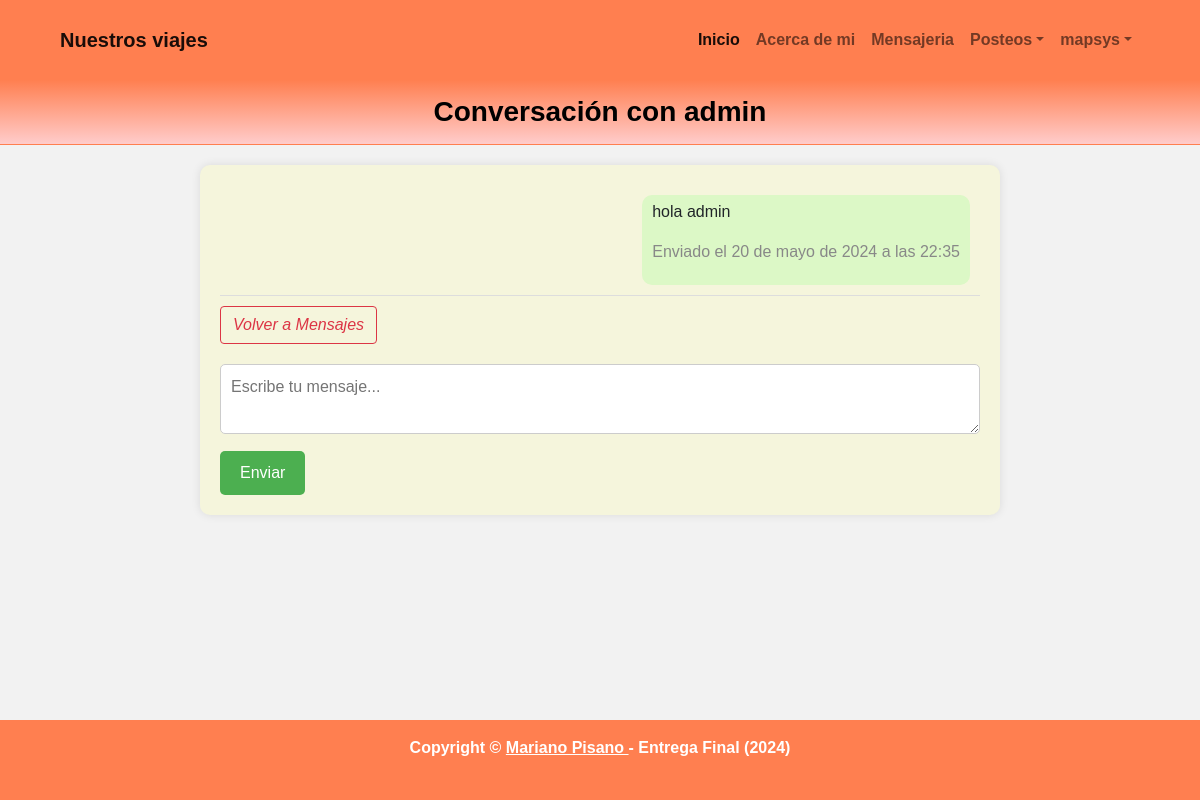
Page /mensajes/ver_intercambio/14/ (signed in) on the committed database.
### mensajes/models.py (models this page shows)
class Intercambio(models.Model):
    user_1    = models.ForeignKey(User, on_delete=models.CASCADE, related_name='user_1')
    user_2    = models.ForeignKey(User, on_delete=models.CASCADE, related_name='user_2')
    fecha_creacion = models.DateField(auto_now=False, auto_now_add=True)

class Mensaje(models.Model):
    chat       = models.ForeignKey(Intercambio, on_delete=models.CASCADE)
    de_user    = models.ForeignKey(User, on_delete=models.CASCADE, null=True)
    mensaje  = models.CharField(max_length=255)
    fecha_hora_enviado = models.DateTimeField(auto_now_add=True, auto_now=False)
    leido = models.BooleanField(default=False)
    fecha_hora_leido = models.DateTimeField(null=True, blank=True)

### mensajes/views.py (the view)
# urls.py: path("ver_intercambio/<int:intercambio_id>/", views.detalle_conversacion, name="detalle_conversacion"),
@login_required
def detalle_conversacion(request, intercambio_id):
    intercambio = get_object_or_404(Intercambio, id=intercambio_id)
    mensajes = Mensaje.objects.filter(chat=intercambio).order_by('fecha_hora_enviado')
    return render(request, 'mensajes/detalle_conversacion.html', {'intercambio': intercambio, 'mensajes': mensajes})

### mensajes/templates/mensajes/detalle_conversacion.html (shortened to what this page needs)
{% extends 'core/base.html' %}
{% block bloque_sub_header %}
    {% if request.user == intercambio.user_1 %}
        <h3 class="post-subtitle">
            {% if intercambio.user_2.get_full_name %}
                Conversación con {{ intercambio.user_2.get_full_name }} ({{ intercambio.user_2.username }})
            {% else %}
                Conversación con {{ intercambio.user_2.username }}
            {% endif %}
        </h3>
    {% endif %}
{% endblock bloque_sub_header %}
{% block bloque_contenido %}
<div class="detalle-conversacion">
    {% for mensaje in mensajes %}
    <div class="mensaje {% if mensaje.de_user == request.user %}enviado{% else %}recibido{% endif %}">
        <div class="contenido">
            <p>{{ mensaje.mensaje }}</p>
            <p class="fecha_hora">Enviado el {{ mensaje.fecha_hora_enviado }}</p>
        </div>
    </div>
    {% endfor %}
    <a href="{% url 'mensajes:home' %}" class="btn btn-outline-danger fst-italic">Volver a Mensajes</a>
    <div class="nuevo-mensaje">
        <form id="form-nuevo-mensaje" method="post" action="{% url 'mensajes:nuevo_mensaje' intercambio.id %}">
            <textarea id="textarea-nuevo-mensaje" name="mensaje" placeholder="Escribe tu mensaje..." required></textarea>
            <button type="submit">Enviar</button>
        </form>
    </div>
</div>
{% endblock bloque_contenido %}

### core/templates/core/base.html (shortened to what this page needs)
{% load static %}
<!DOCTYPE html>
<html lang="en">
<head>
    {% load static %}
    <link rel="stylesheet"
          href="https://cdn.jsdelivr.net/npm/bootstrap-icons@1.9.1/font/bootstrap-icons.css">
    <link href="{% static 'css/styles.css' %}" rel="stylesheet" />
</head>
<body>
{% load static %}
<nav style="background-color: coral;
            color: black;
            font-weight: bold;
            height: 80px"
     class="navbar navbar-expand-lg navbar-light ">
  <div class="container-fluid">
    <a class="navbar-brand px-5 " href="{% url 'core:home' %}">Nuestros viajes</a>
    <div class="collapse navbar-collapse me-5" id="navbarSupportedContent">
      <ul class="navbar-nav ms-auto py-4 py-lg-0">
        <li class="nav-item">
          <a class="nav-link active"
             aria-current="page"
             href="{% url 'core:home' %}">Inicio</a>
        </li>
        <li class="nav-item">
          <a class="nav-link"
             href="{% url 'core:about' %}">Acerca de mi</a>
        </li>
        {% if request.user.is_authenticated %}
          <li class="nav-item">
            <a class="nav-link" href="{% url 'mensajes:home' %}">Mensajeria</a>
          </li>
          <li class="nav-item dropdown">
            <a class="nav-link dropdown-toggle"
               href="#"
               role="button"
               data-bs-toggle="dropdown"
               aria-expanded="false">Posteos</a>
          </li>
          <li class="nav-item dropdown">
            <a class="nav-link dropdown-toggle"
               href="#"
               role="button"
               data-bs-toggle="dropdown"
               aria-expanded="false">{{ request.user.username }}</a>
          </li>
        {% endif %}
      </ul>
    </div>
  </div>
</nav>
{% block bloque_header %}
{% block bloque_sub_header %}
{% endblock bloque_sub_header %}
{% endblock bloque_header %}
{% block bloque_contenido %}
{% endblock bloque_contenido %}
<footer style="background-color: coral;
               color: black;
               font-weight: bold;
               height: 80px"
        class="footer mt-auto py-3 fixed-bottom">
  <div class="container">
    <p class="m-0 text-center text-white">
      Copyright &copy;
      <a href="{% url 'core:about' %}" style="color: white; text-decoration: underline;">
        Mariano Pisano
      </a>
      - Entrega Final (2024)
    </p>
  </div>
</footer>
</body>
</html>

### mensajes/templates/mensajes/detalle_conversacion.html (style rules this page uses)
body { font-family: Arial, sans-serif; background-color: #f2f2f2; }
.detalle-conversacion { max-width: 800px; margin: 0 auto; padding: 20px; background-color: #f5f5dc; border-radius: 10px; box-shadow: 0 0 10px rgba(0, 0, 0, 0.1); }
.mensaje { padding: 10px; border-bottom: 1px solid #ddd; margin-bottom: 10px; display: flex; }
.mensaje .contenido { padding: 5px 10px; border-radius: 10px; max-width: 70%; }
.mensaje.enviado .contenido { background-color: #DCF8C6; margin-left: auto; }
.mensaje .fecha_hora { color: #888; }
.nuevo-mensaje { display: flex; flex-direction: column; margin-top: 20px; }
.nuevo-mensaje textarea { width: 100%; padding: 10px; border-radius: 5px; border: 1px solid #ccc; margin-bottom: 10px; }
.nuevo-mensaje button { align-self: flex-end; padding: 10px 20px; background-color: #4CAF50; color: white; border: none; border-radius: 5px; cursor: pointer; }
.post-subtitle { background: linear-gradient(to bottom, coral, #ffcccb); color: black; font-weight: bold; text-align: center; padding: 15px 0; margin-top: 0; margin-bottom: 20px; border-bottom: 1px solid coral; border-top: none; }

### rows in the picture
Intercambio: user_2.username "admin"
Mensaje: mensaje "hola admin", fecha_hora_enviado "20 de mayo de 2024 a las 22:35"

### other values in the picture
{{ request.user.username }} "mapsys"
